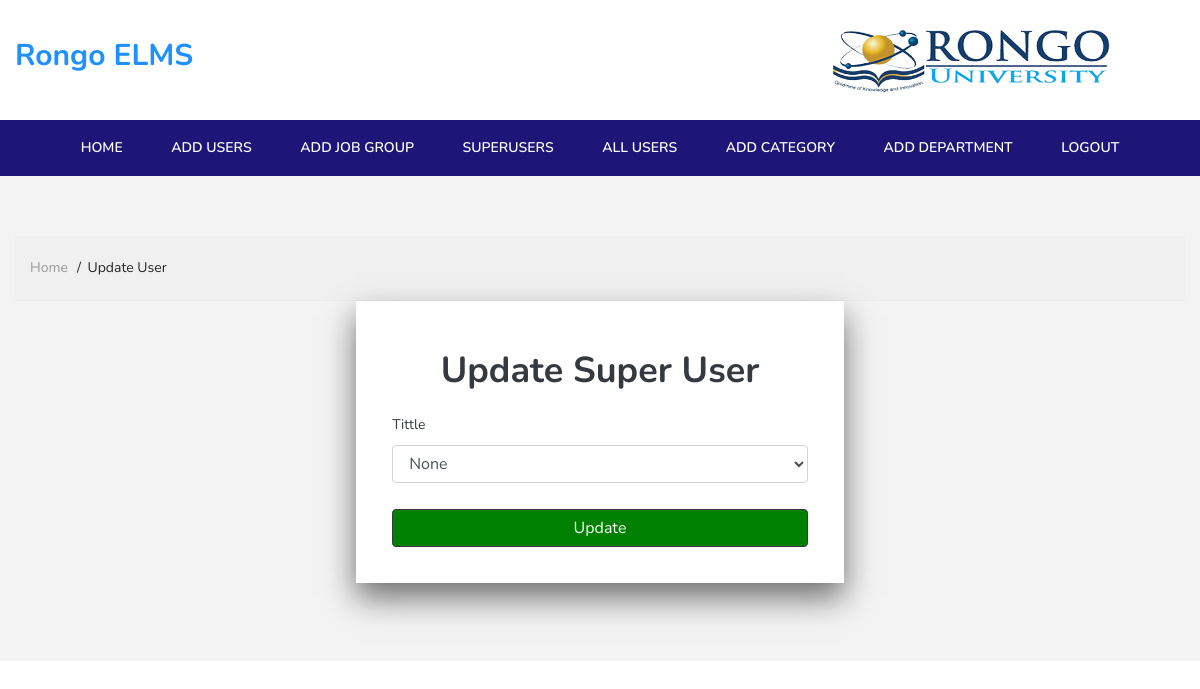
The page /updateSuperUser/1/ (signed in) on the database as committed earlier.
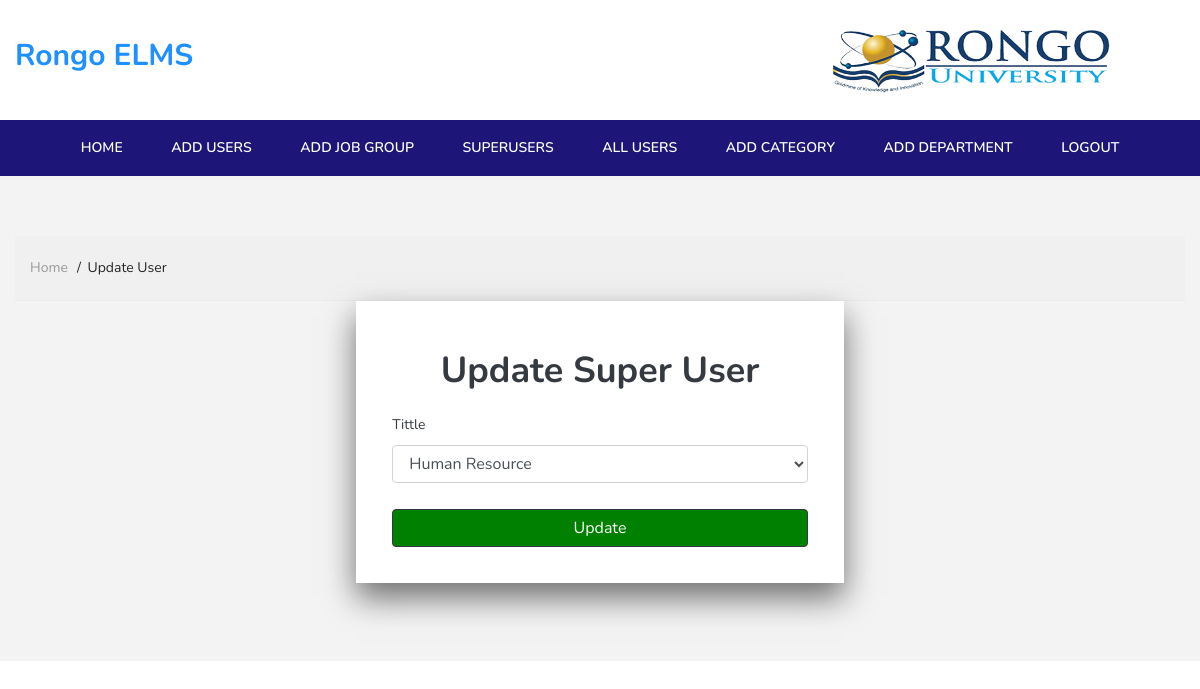
The same page on the database as committed later.
### app/models.py (models this page shows, shortened)
class Worker(models.Model):
    user = models.OneToOneField(User, null=True, blank=True, on_delete=models.CASCADE)
    username = models.CharField(max_length=200, null=True)
    name = models.CharField(max_length=200, null=True)
    email = models.EmailField(max_length=200, null=True)
    department = models.ForeignKey(Department, on_delete=models.CASCADE, null=True)
    job_group = models.CharField(max_length=200, null=True)
    leave_days = models.PositiveBigIntegerField(default=0, null=True)
    tittle = models.CharField(max_length=200, choices=TITTLE, default='none', null=True)
    reporting_to = models.ForeignKey('self', null=True, blank=True, on_delete=models.CASCADE)
    image = models.ImageField(upload_to='media/', default='default.jpeg', null=True, blank=True)
    last_leave_year = models.PositiveIntegerField(default=0, null=True)
    leave_days_previous_year = models.PositiveBigIntegerField(default=0, null=True)
    leave_days_utilized_previous_year = models.PositiveBigIntegerField(default=0, null=True)

### app/views.py (the view)
# urls.py: path('updateSuperUser/<str:pk>/', views.UpdateSuperUser, name='updateSuperUser'),
@login_required(login_url='/')
def UpdateSuperUser(request, pk):
    worker = Worker.objects.get(id=pk)
    form = WorkerForm(instance=worker)
    if request.method == 'POST':
        form = WorkerForm(request.POST,request.FILES, instance=worker)
        if form.is_valid():
            form.save()
            messages.info(request, 'User information updated')
            return redirect('super_user')
    else:
        form = WorkerForm(instance=worker)
    context = {'form': form}
    return render(request, 'app/addUser/updateSuper.html', context)

### app/forms.py
class WorkerForm(forms.ModelForm):
    def __init__(self, *args, **kwargs):
        super().__init__(*args, **kwargs)
        self.fields['reporting_to'].queryset = Worker.objects.exclude(tittle='none')
    class Meta:
        model = Worker
        fields = '__all__'
        widgets = {
        'username': forms.TextInput(attrs={'class': 'form-control'}),
        'name': forms.TextInput(attrs={'class': 'form-control'}),
        'email': forms.EmailInput(attrs={'class': 'form-control'}),
        'department': forms.Select(attrs={'class': 'form-control'}),
        'job_group': forms.Select(attrs={'class': 'form-control'}),
        'tittle': forms.Select(attrs={'class': 'form-control'}),
        'image': forms.ClearableFileInput(attrs={'class': 'form-control'}),
        'reporting_to': forms.Select(attrs={'class': 'form-control'}),
        'leave_days': forms.NumberInput(attrs={'class': 'form-control'}),
    }

### app/templates/app/addUser/updateSuper.html (shortened to what the changed rows need)
{% load static %}
<!doctype html>
<html class="no-js" lang="en">
<head>
    <link rel="stylesheet" href="{% static 'css/plugins.css' %}">
    <link rel="stylesheet" href="{% static 'css/style.css' %}">
    <link rel="stylesheet" href="{% static 'css/custom.css' %}">
</head>
<body>
    <section class="pt-60 pb-30 gray-bg">
        <div class="container">
    <div class="main-wrapper">
        <div class="auth-wrapper d-flex no-block justify-content-center align-items-center position-relative">
            <div style="box-shadow: 0 15px 30px rgba(8, 8, 8, 0.556);padding: 20px;" class="col-lg-5 col-md-7 bg-white">
                <div class="p-3">
                    <h2 class="mt-3 text-center text-dark">Update Super User</h2>
                    <form class="mt-4" method="post" enctype="multipart/form-data">
                        <div class="row">
                            <br><br>
                            <div class="col-lg-12">
                                <div class="form-group">
                                    <label class="text-dark" for="uname">Tittle</label>
                                    {{form.tittle}}
                                </div>
                            </div>
                            <br><br><br><br>
                        </div>
                    </form>
                </div>
            </div>
        </div>
    </div>
    <br><br>
</body>
</body>
</html>

Rows that differ between the two databases and show on the page:
changed Worker: tittle "None" → "Human Resource"
